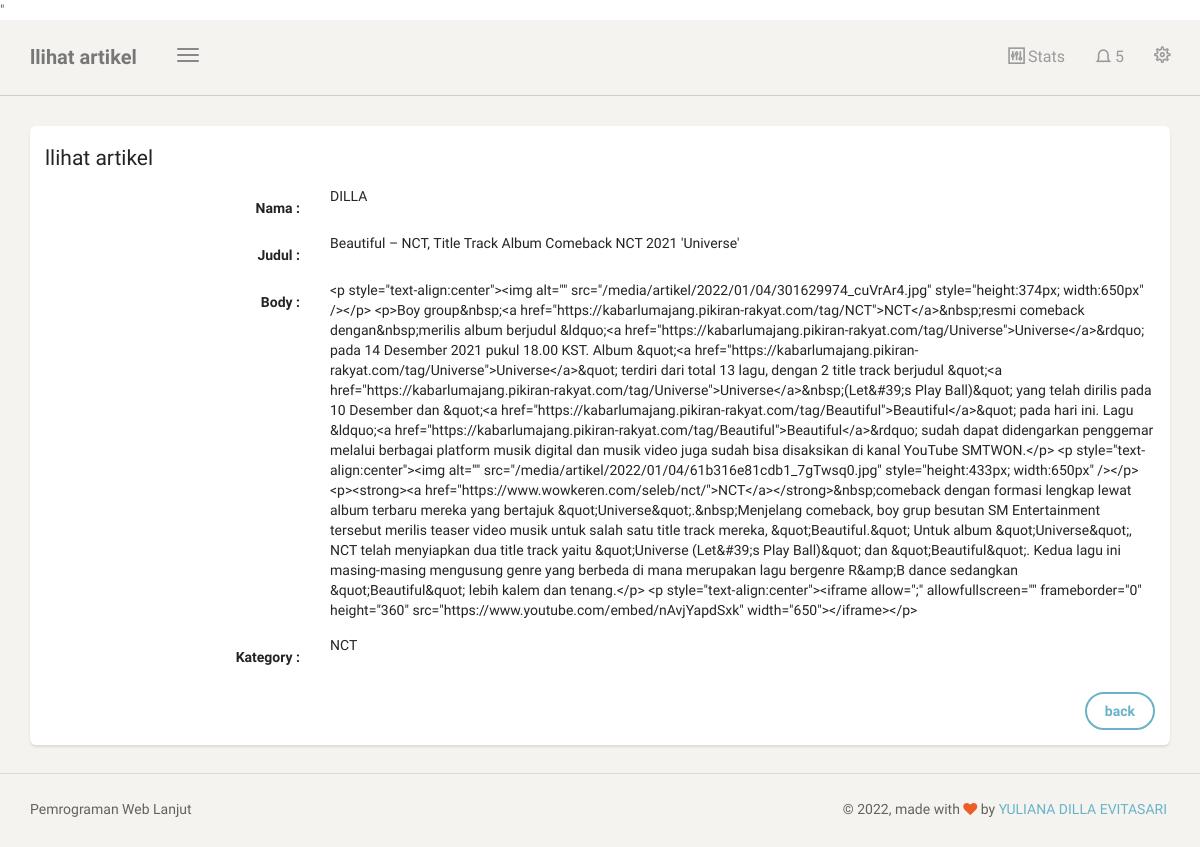
/dashboard/artikel/lihat/14 (signed in), run on the app's committed database.
### blog/models.py (models this page shows, shortened)
class Artikel(models.Model):
    nama = models.ForeignKey(User, on_delete=models.CASCADE, blank=True, null=True)
    judul = models.CharField(max_length=100)
    body = RichTextUploadingField(blank=True, null=True,
                                config_name='special',
                                external_plugin_resources=[(
                                    'youtube',
                                    '/static/ckeditor_plugins/youtube/youtube/',
                                    'plugin.js',
                                )]
)
    kategory = models.ForeignKey(Kategori, on_delete=models.CASCADE)
    date = models.DateTimeField(auto_now_add=True)
    thumbnail = models.ImageField(upload_to='artikel/thumbnail', blank=True, null=True)
    class Meta:
        ordering =['-date']
        verbose_name_plural = "Artikel"

class Kategori(models.Model):
    nama = models.CharField(max_length=20)
    def __str__(self):
        return self.nama
    class Meta:
        verbose_name_plural = "Kategori"

### blog/views.py (the view)
# urls.py: path('artikel/lihat/<str:id>',lihat_artikel, name='lihat_artikel'),
@login_required
def lihat_artikel(request, id):
    template_name = "back/lihat_artikel.html"
    artikel = Artikel.objects.get(id=id)
    context = {
        'title' : 'llihat artikel',
        'artikel': artikel,
    }
    return render(request, template_name, context)

### templates/back/lihat_artikel.html (shortened to what this page needs)
{% extends 'back/base.html' %}
{% block content %}
<div class="content">
    <div class="container-fluid">
        <div class="row">
            <div class="col-md-12">
                <div class="card">
                    <form class="form-horizontal" method="POST">
                        <div class="card-header">
                            <h4 class="card-title">
                               {{title}}
                            </h4>
                        </div>
                        <div class="card-content">
                            <div class="form-group">
                                <label class="col-md-3 control-label">Nama : </label>
                                <div class="col-md-9">
                                    {{artikel.nama}}
                                </div>
                            </div>
                            <div class="form-group">
                                <label class="col-md-3 control-label">Judul : </label>
                                <div class="col-md-9">
                                    {{artikel.judul}}
                                </div>
                            </div>
                            <div class="form-group">
                                <label class="col-md-3 control-label">Body : </label>
                                <div class="col-md-9">
                                    {{artikel.body}}
                                </div>
                            </div>
                            <div class="form-group">
                                <label class="col-md-3 control-label">Kategory : </label>
                                <div class="col-md-9">
                                    {{artikel.kategory}}
                                </div>
                            </div>
                        </div>
                        <div class="card-footer text-right">
                            <div class="form-group">
                                <label class="col-md-3"></label>
                                <div class="col-md-9">
                                   <a class="btn btn-info" href="{% url 'tabel_artikel' %}">back</a>
                                </div>
                            </div>
                        </div>
                    </form>
                </div>
            </div>
        </div>
    </div>
</div>
{% endblock content %}

### data on the page
Artikel: nama "DILLA", judul "Beautiful – NCT, Title Track Album Comeback NCT 2021 'Universe'", body "<p style=\"text-align:center\"><img alt=\"\" src=\"/media/artikel/2022/01/04/301629974_cuVrAr4.jpg\" style=\"height:374px; width:650px\" /></p> <p>Boy group&nbsp;<a href=\"https://kabarlumajang.pikiran-rakyat.com/tag/NCT\">NCT</a>&nbsp;resmi comeback dengan&nbsp;merilis album berjudul &ldquo;<a href=\"https://kabarlumajang.pikiran-rakyat.com/tag/Universe\">Universe</a>&rdquo; pada 14 Desember 2021 pukul 18.00 KST. Album &quot;<a href=\"https://kabarlumajang.pikiran-rakyat.com/tag/Universe\">Universe</a>&quot; terdiri dari total 13 lagu, dengan 2 title track berjudul &quot;<a href=\"https://kabarlumajang.pikiran-rakyat.com/tag/Universe\">Universe</a>&nbsp;(Let&#39;s Play Ball)&quot; yang telah dirilis pada…", kategory "NCT"

### other printed values
{{ title }} "llihat artikel"
